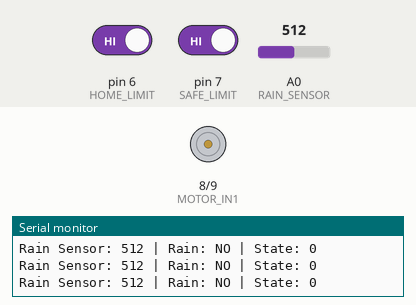
Bench run of a sketch on a simulated Arduino Uno, built with avr-gcc and run on an emulated ATmega328P. On the bench: motor-driver pin pairs drawn as motors (green arrow = first pin HIGH = forward, orange = second pin HIGH = backward, longer = more drive, scaled by the enable pin), the last lines printed to the serial monitor. The inputs (shaded band) are chosen by the test bench; at power-on: A0 (RAIN_SENSOR) = 512, pin 7 (SAFE_LIMIT) HIGH, pin 6 (HOME_LIMIT) HIGH.

Above: at 1.2 s.
1.3 s: A0 (RAIN_SENSOR) set to 483
At 2.5 s:
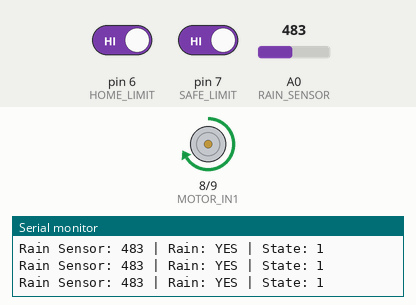
2.9 s: pin 7 (SAFE_LIMIT) driven LOW
At 4.1 s:
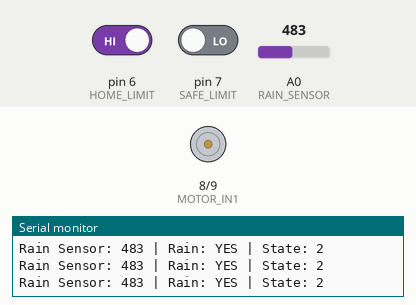
4.4 s: A0 (RAIN_SENSOR) set to 510
At 35.3 s:
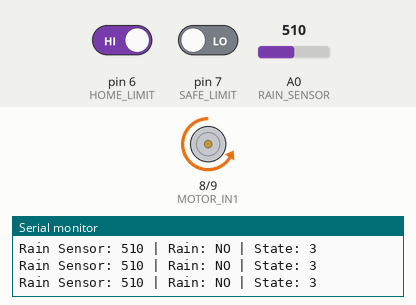
Timing chart, 0 to 35.9 s (numbered marks = the images above; inputs shaded):
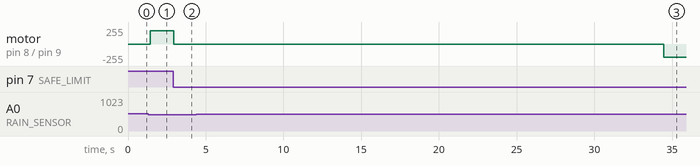

The sketch:

smart_roof.ino
```cpp
/*
  SMART ROOF
  Automatic Rain Protection System

  Controller : Arduino Uno / Nano
  Sensor     : Rain Sensor Module
  Motor      : DC Gear Motor
  Driver     : L298N / compatible motor driver
  Switches   : 2 Limit Switches

  Working:
  - Rain detected  -> Roof/Rack moves to SAFE position
  - Safe limit     -> Motor stops
  - Rain stops     -> After delay, Roof/Rack returns
  - Home limit     -> Motor stops
*/

// ---------------- PIN CONFIGURATION ----------------

// Rain Sensor
const int RAIN_SENSOR = A0;

// Motor Driver
const int MOTOR_IN1 = 8;
const int MOTOR_IN2 = 9;
const int MOTOR_EN  = 10;

// Limit Switches
const int HOME_LIMIT = 6;   // Outdoor/Home position
const int SAFE_LIMIT = 7;   // Protected/Safe position


// ---------------- SETTINGS ----------------

// Change this value after testing your rain sensor.
// Lower value = more wet for many analog rain modules.
const int RAIN_THRESHOLD = 500;

// Time to wait after rain stops before returning the roof
const unsigned long RETURN_DELAY = 30000UL; // 30 seconds


// ---------------- VARIABLES ----------------

enum RoofState {
  OUTSIDE,
  MOVING_INSIDE,
  INSIDE,
  MOVING_OUTSIDE
};

RoofState state = OUTSIDE;

unsigned long rainStoppedTime = 0;


// ---------------- SETUP ----------------

void setup() {

  Serial.begin(9600);

  pinMode(RAIN_SENSOR, INPUT);

  pinMode(MOTOR_IN1, OUTPUT);
  pinMode(MOTOR_IN2, OUTPUT);
  pinMode(MOTOR_EN, OUTPUT);

  pinMode(HOME_LIMIT, INPUT_PULLUP);
  pinMode(SAFE_LIMIT, INPUT_PULLUP);

  stopMotor();

  Serial.println("================================");
  Serial.println("       SMART ROOF SYSTEM");
  Serial.println("================================");
  Serial.println("System Started");
}


// ---------------- MAIN LOOP ----------------

void loop() {

  int rainValue = analogRead(RAIN_SENSOR);

  bool raining = rainValue < RAIN_THRESHOLD;

  bool homeReached = digitalRead(HOME_LIMIT) == LOW;
  bool safeReached = digitalRead(SAFE_LIMIT) == LOW;

  Serial.print("Rain Sensor: ");
  Serial.print(rainValue);

  Serial.print(" | Rain: ");
  Serial.print(raining ? "YES" : "NO");

  Serial.print(" | State: ");
  Serial.println(state);


  // =================================================
  // OUTSIDE POSITION
  // =================================================

  if (state == OUTSIDE) {

    stopMotor();

    if (raining) {

      Serial.println("Rain detected!");
      Serial.println("Moving roof to SAFE position...");

      state = MOVING_INSIDE;
    }
  }


  // =================================================
  // MOVING INSIDE
  // =================================================

  if (state == MOVING_INSIDE) {

    if (safeReached) {

      stopMotor();

      Serial.println("Safe position reached.");

      state = INSIDE;
    }
    else {

      moveInside();
    }
  }


  // =================================================
  // INSIDE / SAFE POSITION
  // =================================================

  if (state == INSIDE) {

    stopMotor();

    if (!raining) {

      if (rainStoppedTime == 0) {

        rainStoppedTime = millis();

        Serial.println("Rain stopped.");
        Serial.println("Waiting before returning...");
      }

      if (millis() - rainStoppedTime >= RETURN_DELAY) {

        Serial.println("Returning roof to OUTSIDE position.");

        rainStoppedTime = 0;

        state = MOVING_OUTSIDE;
      }
    }
    else {

      rainStoppedTime = 0;
    }
  }


  // =================================================
  // MOVING OUTSIDE
  // =================================================

  if (state == MOVING_OUTSIDE) {

    if (homeReached) {

      stopMotor();

      Serial.println("Outdoor position reached.");

      state = OUTSIDE;
    }
    else {

      moveOutside();
    }
  }


  delay(100);
}


// =================================================
// MOTOR FUNCTIONS
// =================================================

void moveInside() {

  digitalWrite(MOTOR_IN1, HIGH);
  digitalWrite(MOTOR_IN2, LOW);

  analogWrite(MOTOR_EN, 200);
}


void moveOutside() {

  digitalWrite(MOTOR_IN1, LOW);
  digitalWrite(MOTOR_IN2, HIGH);

  analogWrite(MOTOR_EN, 200);
}


void stopMotor() {

  digitalWrite(MOTOR_IN1, LOW);
  digitalWrite(MOTOR_IN2, LOW);

  analogWrite(MOTOR_EN, 0);
}
```

Measured:
- the behaviour switches between 500 and 499 on A0 (RAIN_SENSOR) (found by bisection; images 0 and 1)
- after the input at 1.3 s, motor on pin 8 (MOTOR_IN1) / pin 9 (MOTOR_IN2): stopped → forward 200/255 after 0.12 s
- after the input at 2.9 s, motor on pin 8 (MOTOR_IN1) / pin 9 (MOTOR_IN2): forward 200/255 → stopped at once
- after the input at 4.4 s, motor on pin 8 (MOTOR_IN1) / pin 9 (MOTOR_IN2): stopped → backward 200/255 after 30.1 s
